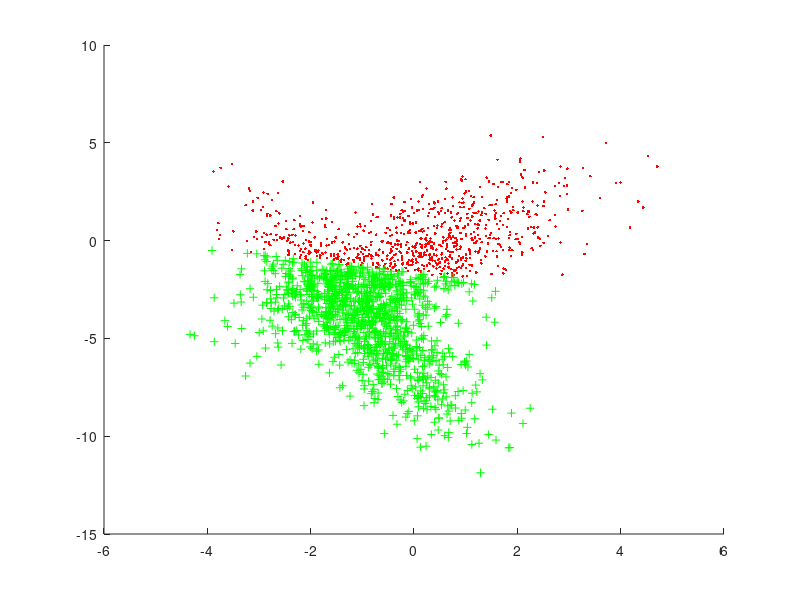
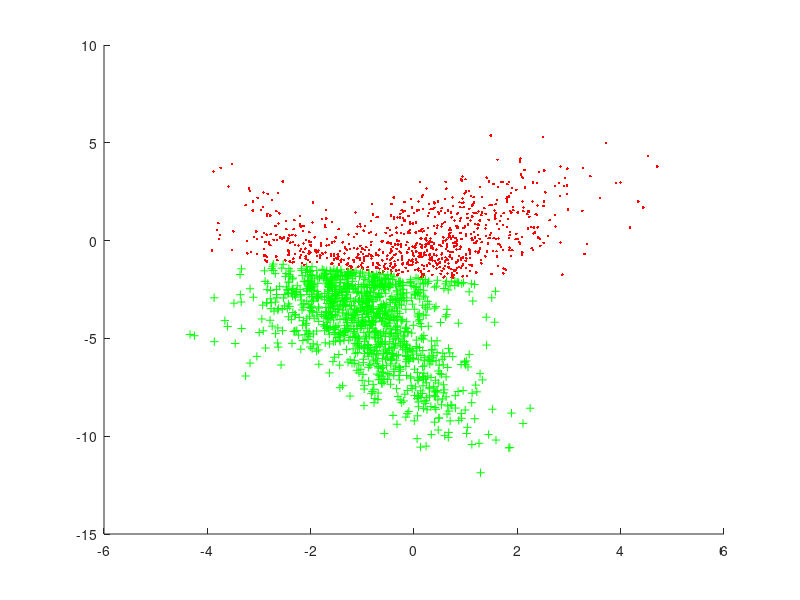
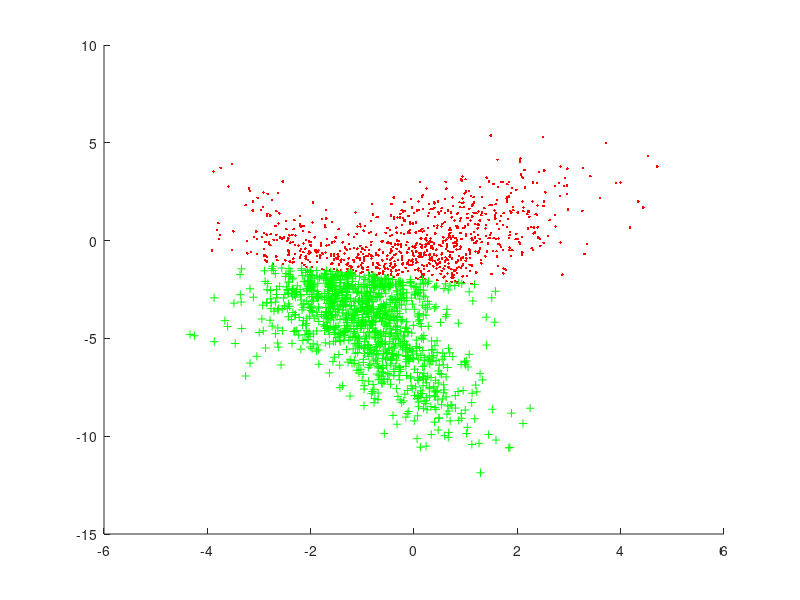
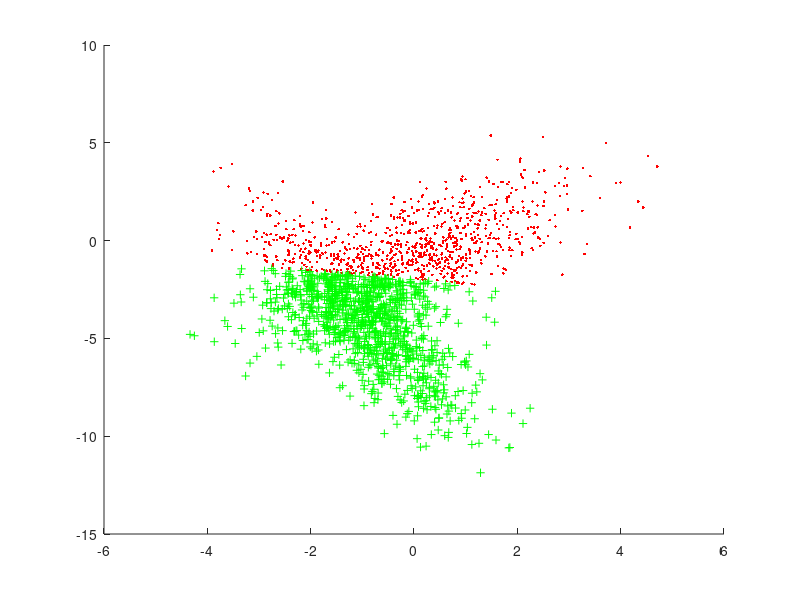

Recreate these plots in MATLAB, in order.
clc
close all
clear all
load dat2.mat


data=dist2;
[r,c]=size(data);
K=2;  %Known

%Centeroids Initialization 
centeroid=zeros(K,c);  % Rows --> Clusters % Coulmns --> Features
random=randi(r,K,1);
centeroid(1:2,:)=data(random(1:2),:)
% centeroid=[min(data);max(data)]

%K Means Algorithm 
distance=zeros(r,K);
dataPointLabels=zeros(r,1);

flag= true;
iterations=1;
while flag   %Convergence Condition

%Distance Calculation
for i=1:r   %Data Points
    for j=1:K    %Clusters
        for l=1:c   %features
            distance(i,j)=distance(i,j)+((data(i,l)- centeroid(j,l))^2);
        end
    end
end

%Assigning Data to Clusters
[a b]= min(distance,[],2);
dataPointLabels=b;

%Centeroid Movement
cluster1=[];
cluster2=[];
for i=1:r
    if dataPointLabels(i,1)==1
        cluster1=vertcat(cluster1,i);
    end
    if dataPointLabels(i,1)==2
        cluster2=vertcat(cluster2,i);
    end
end
tempsum1=zeros(1,2);
tempsum2=zeros(1,2);

for i=1:length(cluster1)
    for j=1:K
        tempsum1(1,j)=tempsum1(1,j)+data(cluster1(i),j);
    end
end
cluster1avg=tempsum1/length(cluster1);
for i=1:length(cluster2)
    for j=1:K
        tempsum2(1,j)=tempsum2(1,j)+data(cluster2(i),j);
    end
end
cluster2avg=tempsum2/length(cluster2);

oldCenteroid=centeroid;
centeroid=[cluster1avg;cluster2avg]

difference=centeroid-oldCenteroid

for i=1:2
    for j=1:2
        if (abs(difference(i,j))<0.005)
            flag = false;
        end
    end
end

iterations=iterations+1

z1=[];
z2=[];
for i=1:length(cluster1)
    z1=vertcat(z1,data(cluster1(i,1),:));
end
for i=1:length(cluster2)
    z2=vertcat(z2,data(cluster2(i,1),:));
end

figure;
hold on
plot(z1(:,1),z1(:,2),'r.'); %plotting cluster 1 pts
plot(z2(:,1),z2(:,2),'g+'); %plotting cluster 2 pts
end

